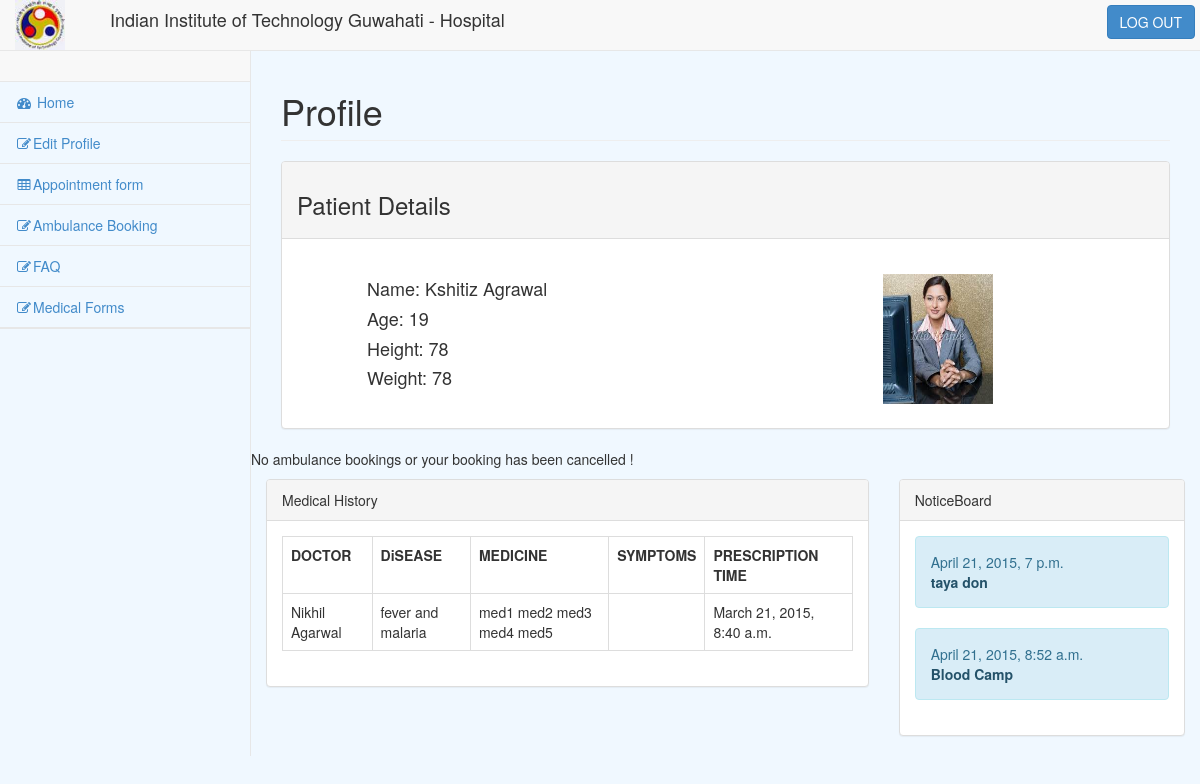
Page / (signed in) on the committed database.
### database/models.py (models this page shows, shortened)
class Patient(models.Model):
	username = models.CharField(max_length = 255)
	reg_no = models.CharField(max_length = 10)
	name = models.CharField(max_length = 20)
	age = models.IntegerField()
	height = models.CharField(max_length = 100)
	weight = models.IntegerField(blank = True)
	patient_history = models.TextField(blank=True)
	patient_test = models.TextField(blank=True)
	image = models.FileField(upload_to="./", blank=True)

class Prescription(models.Model):
	reg_no = models.ForeignKey('Patient')
	doctor = models.ForeignKey('Doctor')
	disease = models.CharField(max_length = 256)
	medicine = models.TextField('Medicine')#########change########
	symptoms = models.TextField(blank = True)
	prescription_time = models.DateTimeField(blank=True)
	next_visit = models.IntegerField(unique = False,null= True,blank=True)

class Doctor(models.Model):
	username = models.CharField(max_length=30)
	name = models.CharField(max_length = 50)
	speciality = models.CharField(max_length = 100)
	qualification = models.CharField(max_length = 100)
	patients_visited=models.TextField()
	schedule = models.TextField()
	image = models.FileField(upload_to="./", blank=True)
	def __unicode__(self):
		return self.name

class Post(models.Model):
    title=models.CharField(max_length=140)
    body = models.TextField()
    date = models.DateTimeField()

### login/views.py (the view, shortened to what this page needs)
# urls.py: url(r'^$', views.index, name='index'),
def index(request):
    context = RequestContext(request)
    if 'index' not  in request.session:
            return render_to_response('login/login.html', context)
    else:
        username =request.session["index"]
        Object_Searched = Registration.objects.filter(username = username)
        Object_Searched = Object_Searched[0]
        Category = Object_Searched.category
        if(Category==1):
            object_doc = Doctor.objects.get(username = username)
            object_notice = Post.objects.all().order_by('-date')[:5]
            context_dict = {'object_doc':object_doc,'object_reg': Object_Searched, 'object_notice':object_notice}
            return render_to_response('login/doctor_homepage.html',
                context_instance=RequestContext(request,context_dict) )
        elif(Category==2):
            object_pat = Patient.objects.filter(username = username)
            object_doc = Patient.objects.get(username = username)
            Bookings = AmbulanceBooking.objects.filter(username=username)
            object_pat = object_pat[0]
            object_pres = Prescription.objects.filter(reg_no = object_pat)
            for pres in object_pres:
                pres.medicine = pres.medicine.replace('u',' ').replace(',',' ').replace('[',' ').replace(']',' ').replace('\'',' ')
            object_notice = Post.objects.all().order_by('-date')[:5]
            context_dict = {'object_doc':object_doc, 'object_pres':object_pres,
            'object_reg': Object_Searched,'object_pat': object_pat,
            'object_notice':object_notice,'bookings':Bookings}
            return render_to_response('login/patient_homepage.html',
                context_dict,context_instance=RequestContext(request,context_dict) )
        elif(Category==4):
            object_notice = Post.objects.all().order_by('-date')[:5]
            context_dict = {'object_reg': Object_Searched, 'object_notice':object_notice}
            return render(request,'login/admin_homepage.html',context_dict)

### login/templates/login/patient_homepage.html (shortened to what this page needs)
<!DOCTYPE html>
<html lang="en">
<head>
    <link href="/static/css/bootstrap.min.css" rel="stylesheet">
    <link href="/static/css/plugins/metisMenu/metisMenu.min.css" rel="stylesheet">
    <link href="/static/css/plugins/timeline.css" rel="stylesheet">
    <link href="/static/css/sb-admin-2.css" rel="stylesheet">
    <link href="/static/css/plugins/morris.css" rel="stylesheet">
    <link href="/static/font-awesome-4.1.0/css/font-awesome.min.css" rel="stylesheet" type="text/css">
</head>
<body>
    <div id="wrapper">
        <nav class="navbar navbar-default navbar-static-top" role="navigation" style="margin-bottom: 0">
            <div class="navbar-header ">
                        <div style="float:left" class="col-sm-1" margin><img height="50" width="50" src="/static/img/iitglogo.jpg"></div>
                        <div style="float:right"><h4>Indian Institute of Technology Guwahati - Hospital</h4></div>
                <a class="navbar-brand" href="index.html"></a>
            </div>
            <ul style="padding:5px" class="nav navbar-top-links navbar-right">
            <a href="/login/logout"><button type="button" class="btn btn-primary">LOG OUT</button></a>
            </ul>
            <div class="navbar-default sidebar" role="navigation">
                <div class="sidebar-nav navbar-collapse">
                    <ul class="nav" id="side-menu">
                        <li class="sidebar-search">
                        </li>
                        <li>
                            <a class="active" href="/"><i class="fa fa-dashboard fa-fw"></i> Home</a>
                        </li>
                         <li>
                            <a class="active" href="/login/edit_profile"><i class="fa fa-edit fa-fw"></i>Edit Profile</a>
                        </li>
                        <li>
                            <a class="active" href="/login/appointment"><i class="fa fa-table fa-fw"></i>Appointment form</a>
                        </li>
                        <li>
                            <a class="active" href="/login/ambulance"><i class="fa fa-edit fa-fw"></i>Ambulance Booking</a>
                        </li>
                        <li>
                            <a class="active" href="/login/faq" target="_blank"><i class="fa fa-edit fa-fw"></i>FAQ</a>
                        </li>
                         <li>
                            <a class="active" href="/login/med_forms" target="_blank"><i class="fa fa-edit fa-fw"></i>Medical Forms</a>
                        </li>
                        <li> </li>
                    </ul>
                </div>
            </div>
        </nav>
        {% block page-wrapper %}
        <div id="page-wrapper">
            <div class="row">
                <div class="col-lg-12">
                    <h1 class="page-header">Profile
                    </h1>
                </div>
            </div>
          <div class="row">
              <div class="col-lg-12">
                    <div class="panel panel-default">
                        <div class="panel-heading">
                           <h3>Patient Details </h3>
                        </div>
                        <div class="panel-body">
                        <div class="col-lg-8">
                        <div class="panel-body">
                            <ul style="list-style:none">
                                <li><h4> Name:  {{ object_pat.name }}</h4></li>
                                <li><h4> Age: {{ object_pat.age }}</h4></li>
                                <li><h4> Height: {{ object_pat.height }}</h4></li>
                                <li> <h4>Weight: {{ object_pat.weight }}</h4></li>
                            </ul>
                        </div>
                        </div>
                        <div class="col-lg-4"><br>
                            <img border="2" src="/media/{{object_doc.image.name}}" alt="venture picture here"  height="130" width="110"></img>
                        </div>
                    </div>
                </div>
            </div>
            <div class="row">
                {% if bookings%}
                    {% for book in bookings %}
                        <p>Ambulance booked for Day:{{book.Day}} Time:{{book.Time}}</p>
                        <br>
                    {% endfor %}
                {% else %}
                        <p>No ambulance bookings or your booking has been cancelled !</p>
                {% endif %}
                <div class = "col-lg-8">
                    <div class="panel panel-default">
                        <div class = "panel-heading">
                            Medical History
                        </div>
                    <div class="panel-body">
                                        <body>
                                        <table class="table table-bordered" style="width:100%">
                                              <tr>
                                                <th>DOCTOR</th>
                                                <th>DiSEASE</th>
                                                <th>MEDICINE</th>
                                                <th>SYMPTOMS</th>
                                                <th>PRESCRIPTION TIME</th>
                                              </tr>
                                              {% for obj in object_pres %}
                                              <tr>
                                                    <td>{{ obj.doctor }}</td>
                                                    <td>{{ obj.disease }}</td>
                                                    <td>{{ obj.medicine }}</td>
                                                    <td>{{ obj.symptoms }}</td>
                                                    <td>{{ obj.prescription_time }}</td>
                                               </tr>
                                                {% endfor %}
                                        </table>
                    </div>
                    </div>
                </div>
                <div class = "col-lg-4">
                    <div class="panel panel-default">
                        <div class = "panel-heading">
                            NoticeBoard
                        </div>
                        <div class="panel-body">
                             {% for obj in object_notice %}
                            <div class="alert alert-info">
                                <div>{{ obj.date }}</div>
                                <div><a href="noticeboard/{{ obj.id }}" target="_blank" class="alert-link">{{ obj.title }}</a></div>
                            </div>
                            {% endfor %}
                        </div>
                    </div>
                </div>
            </div>
          </div>
          {% endblock page-wrapper %}
    </div>
</body>
</html>

### login/static/css/sb-admin-2.css (style rules this page uses)
body { background-color: #F0F8FF; }
#wrapper { width: 100%; }
#page-wrapper { padding: 0 15px; min-height: 568px; background-color: #F0F8FF; }
@media (min-width:768px) { #page-wrapper { position: inherit; margin: 0 0 0 250px; padding: 0 30px; border-left: 1px solid #e7e7e7; } }
.navbar-top-links { margin-right: 0; }
.sidebar .sidebar-nav.navbar-collapse { padding-right: 0; padding-left: 0; }
.sidebar .sidebar-search { padding: 15px; }
.sidebar ul li { border-bottom: 1px solid #e7e7e7; }
.sidebar ul li a.active { background-color:#F0F8FF; }
@media (min-width:768px) { .sidebar { z-index: 1; position: absolute; width: 250px; margin-top: 51px; } }

### login/templates/login/patient_homepage.html (style rules this page uses)
table, th, td { border: 1px solid black; border-collapse: collapse; }
th, td { padding: 5px; }

### rows in the picture
Patient: name "Kshitiz Agrawal", age "19", height "78", weight "78", image.name (picture)
Prescription: doctor "Nikhil Agarwal", disease "fever and malaria", medicine "med1 med2 med3 med4 med5", prescription_time "March 21, 2015, 8:40 a.m."
Post: date "April 21, 2015, 7 p.m.", title "taya don"
Post: date "April 21, 2015, 8:52 a.m.", title "Blood Camp"
